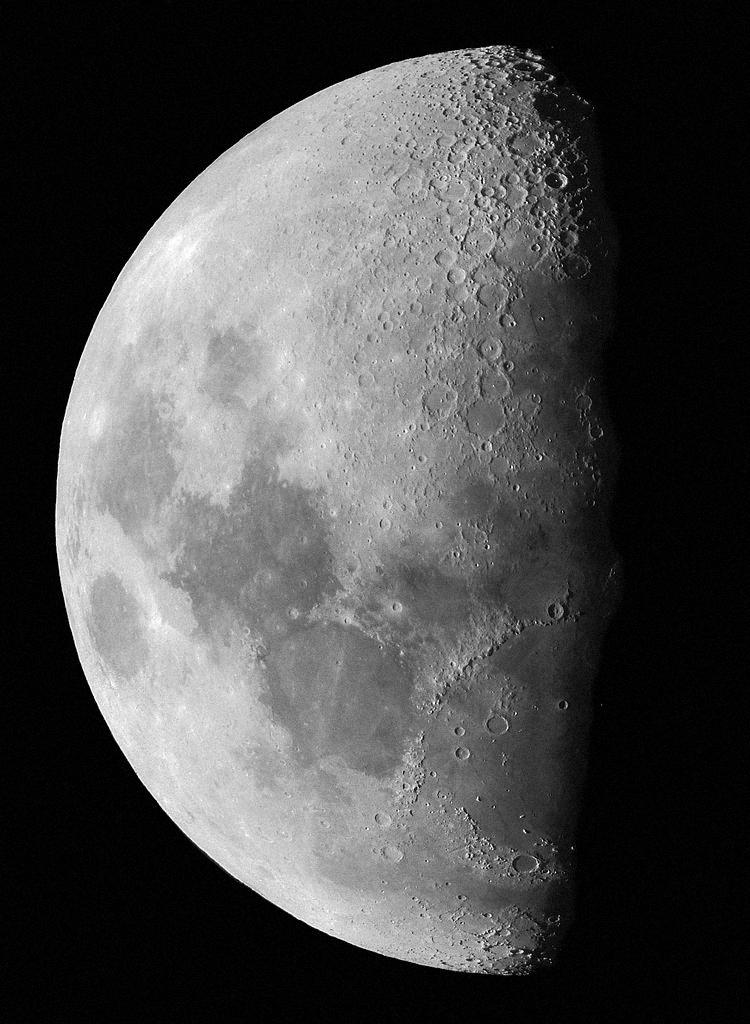
%> input picture moon.jpg, 750 x 1024 px
$ octave L6_3Adaptive_Histogram.m   (GNU Octave 9; MATLAB toolbox functions it lacks are replaced by stand-ins)
%> lines starting %> are read from the running program, lines starting %| are printed output that depends on the picture
%L6_3 Adaptive Histogram Equalization (Local)
clear, clc, close all;

%load image
Img = imread('moon.jpg');
%> Img is the input picture: size 1024x750 uint8; min 0, max 255, mean 75.4

%apply global and local adaptive histogram equalization
eqImg = histeq(Img);
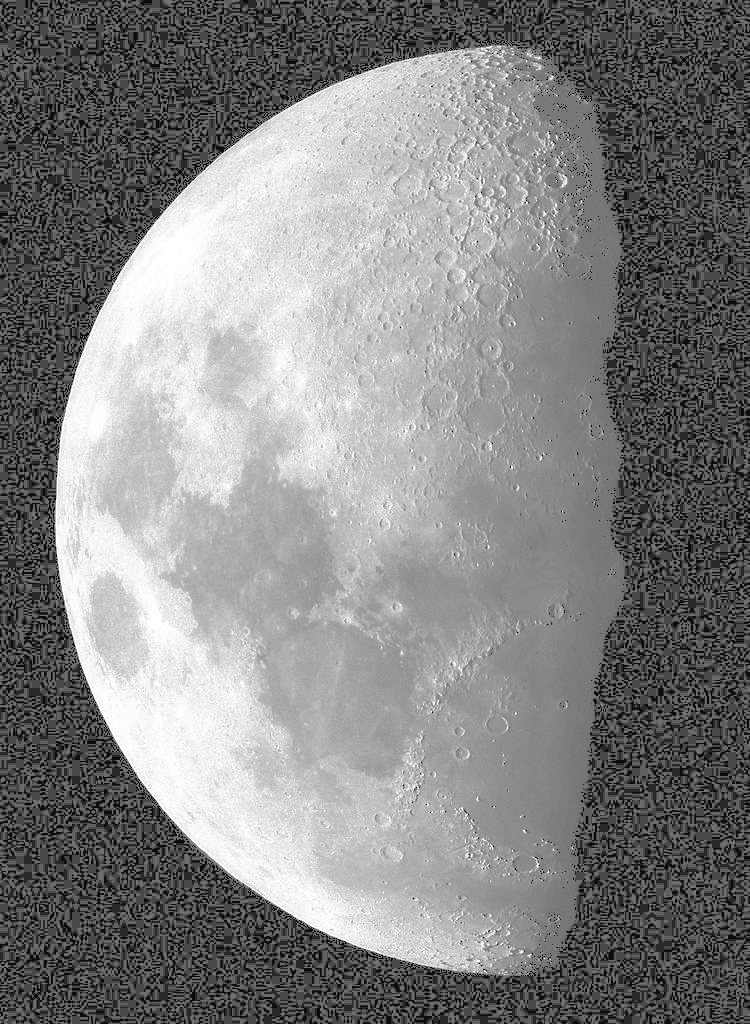
%> eqImg: size 1024x750 uint8; min 12, max 255, mean 131
%contrast limited adaptive histogram equalization (clahe)
claheImg1 = adapthisteq(Img, 'NumTiles', [8 8]);
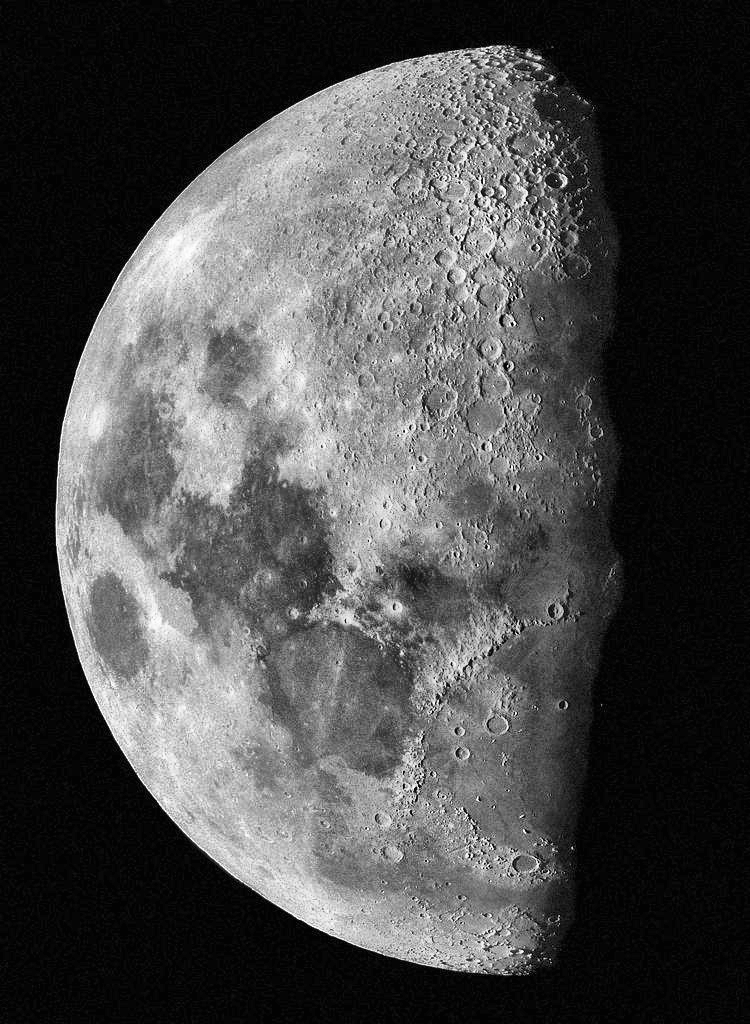
%> claheImg1: size 1024x750 uint8; min 0, max 255, mean 74.5
claheImg2 = adapthisteq(Img, 'NumTiles', [16 16]);
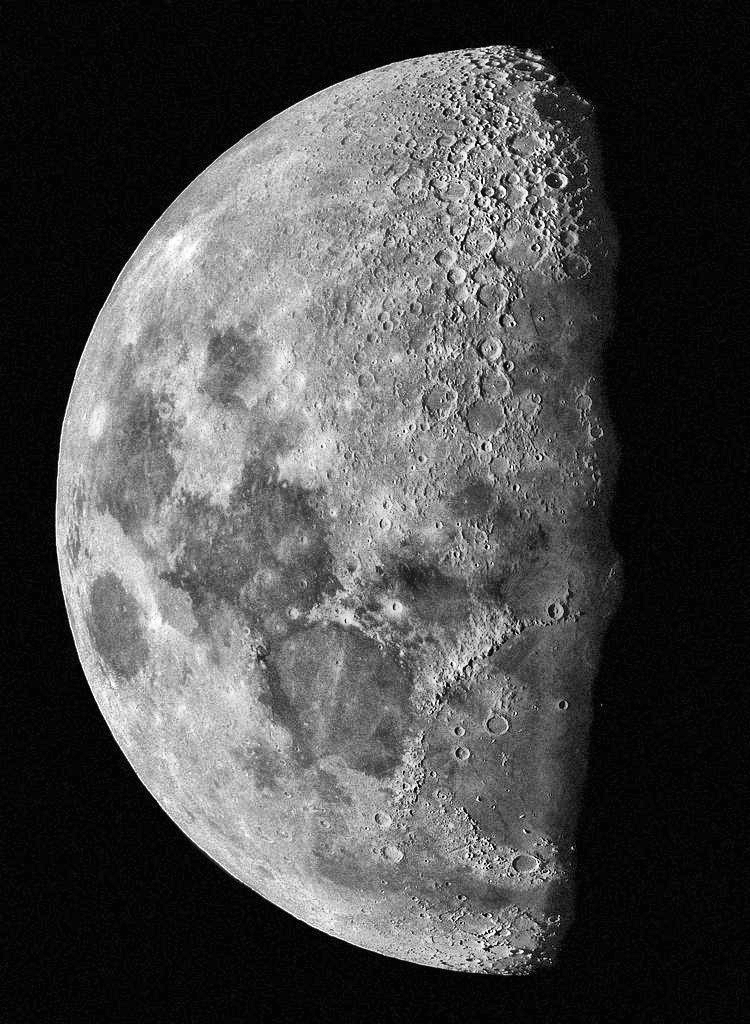
%> claheImg2: size 1024x750 uint8; min 0, max 255, mean 74.6

%show images
figure;
subplot(2, 2, 1), imshow(Img), title('Original Image');
subplot(2, 2, 2), imshow(eqImg), title('Global Histogram');
subplot(2, 2, 3), imshow(claheImg1), title('Tiling 8*8 Histograms');
subplot(2, 2, 4), imshow(claheImg2), title('Tiling 16*16 Histograms');

%save images
imwrite(eqImg, 'CLAHE_Global.png');
imwrite(claheImg1, 'CLAHE_8by8.png');
imwrite(claheImg2, 'CLAHE_16by16.png');

$ run again, with live.jpg copied over moon.jpg
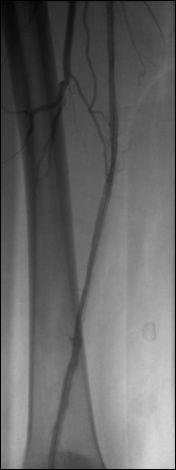
%> input picture live.jpg, 176 x 470 px
%> Img is the input picture: size 470x176 uint8; min 0, max 218, mean 101.4
%> `eqImg = histeq(Img);`:
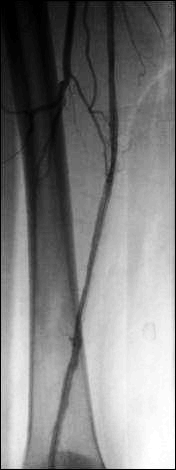
%> eqImg: size 470x176 uint8; min 0, max 255, mean 126.4
%> `claheImg2 = adapthisteq(Img, 'NumTiles', [16 16]);`:
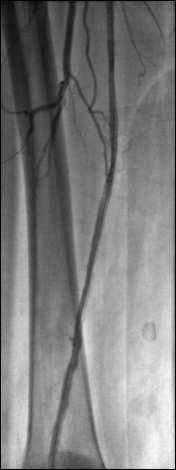
%> claheImg2: size 470x176 uint8; min 0, max 255, mean 124.6
